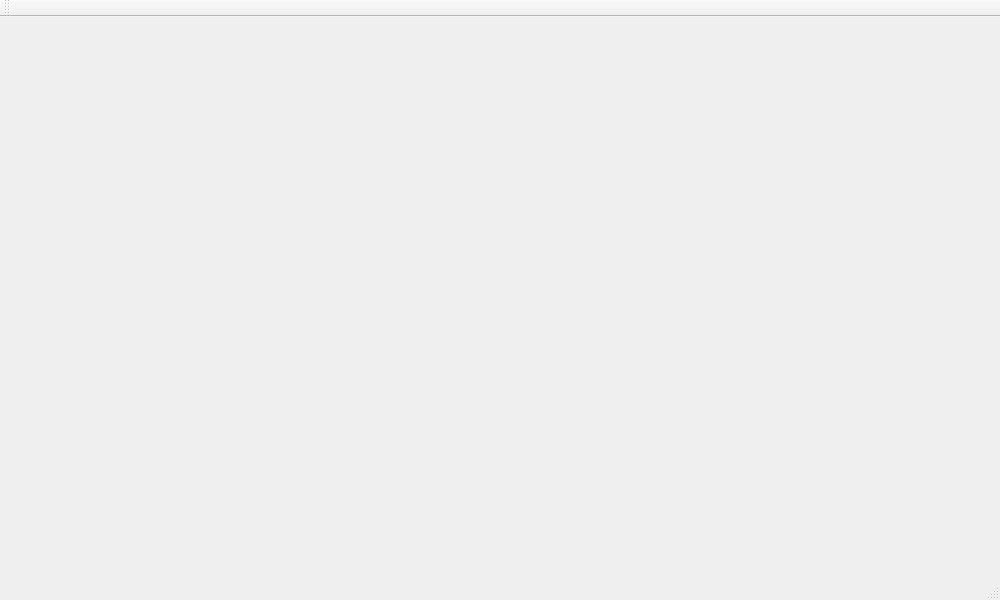
<?xml version="1.0" encoding="UTF-8"?>
<ui version="4.0">
 <class>Gbileflow</class>
 <widget class="QMainWindow" name="Gbileflow">
  <property name="geometry">
   <rect>
    <x>0</x>
    <y>0</y>
    <width>1000</width>
    <height>600</height>
   </rect>
  </property>
  <property name="windowTitle">
   <string>Gbileflow</string>
  </property>
  <widget class="QWidget" name="centralWidget"/>
  <widget class="QMenuBar" name="menuBar">
   <property name="geometry">
    <rect>
     <x>0</x>
     <y>0</y>
     <width>1000</width>
     <height>24</height>
    </rect>
   </property>
  </widget>
  <widget class="QToolBar" name="mainToolBar">
   <attribute name="toolBarArea">
    <enum>TopToolBarArea</enum>
   </attribute>
   <attribute name="toolBarBreak">
    <bool>false</bool>
   </attribute>
  </widget>
  <widget class="QStatusBar" name="statusBar"/>
 </widget>
 <layoutdefault spacing="6" margin="11"/>
 <resources/>
 <connections/>
</ui>
